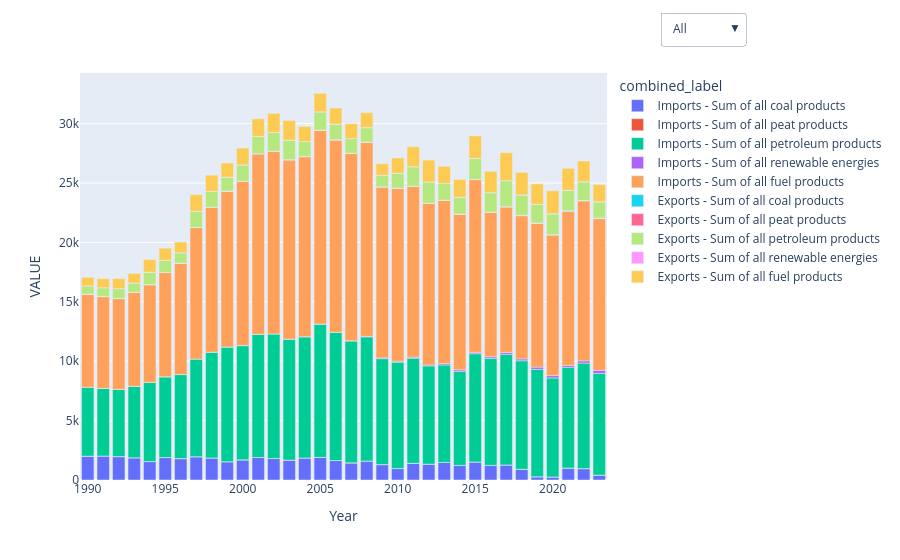

The notebook cell saved with this chart:
### Code cell
import_exports_df['combined_label'] = (
    import_exports_df['Energy Supply and Consumption'] + ' - ' + import_exports_df['Fuel Type']
)

fig = px.bar(
    import_exports_df,
    x='Year',
    y='VALUE',
    color='combined_label'  # Now using the combined column
)

# Get unique import/export categories
import_labels = import_exports_df[import_exports_df['Energy Supply and Consumption'] == 'Imports']['combined_label'].unique()
export_labels = import_exports_df[import_exports_df['Energy Supply and Consumption'] == 'Exports']['combined_label'].unique()

# Update layout with dropdown
fig.update_layout(
    updatemenus=[
        dict(
            active=0,
            buttons=list([
                dict(label="All",
                     method="update",
                     args=[{"visible": [True] * len(fig.data)},
                           {"title": "All"}]),

                dict(label="Imports",
                     method="update",
                     args=[{
                         "visible": [trace.name in import_labels for trace in fig.data]
                     },
                     {"title": "Imports Only"}]),

                dict(label="Exports",
                     method="update",
                     args=[{
                         "visible": [trace.name in export_labels for trace in fig.data]
                     },
                     {"title": "Exports Only"}]),
            ]),
            direction="down",
            showactive=True,
            x=1.1,
            xanchor="left",
            y=1.15,
            yanchor="top"
        ),
    ]
)


fig.show()

### Figure 1 — Plotly figure (JSON) as saved in the notebook; plotly's stock layout.template omitted (floating-point values rounded to 4 significant figures)
{"data": [{"alignmentgroup": "True", "hovertemplate": "combined_label=Imports - Sum of all coal products<br>Year=%{x}<br>VALUE=%{y}<extra></extra>", "legendgroup": "Imports - Sum of all coal products", "marker": {"color": "#636efa", "pattern": {"shape": ""}}, "name": "Imports - Sum of all coal products", "offsetgroup": "Imports - Sum of all coal products", "orientation": "v", "showlegend": true, "textposition": "auto", "type": "bar", "x": [1990, 1991, 1992, 1993, 1994, 1995, 1996, 1997, 1998, 1999, 2000, 2001, 2002, 2003, 2004, 2005, 2006, 2007, 2008, 2009, 2010, 2011, 2012, 2013, 2014, 2015, 2016, 2017, 2018, 2019, 2020, 2021, 2022, 2023], "xaxis": "x", "y": [2010, 2021, 1970, 1871, 1553, 1891, 1802, 1960, 1859, 1539, 1697, 1892, 1808, 1678, 1857, 1906, 1640, 1443, 1600, 1297, 965, 1408, 1339, 1479, 1231, 1521, 1231, 1268, 903, 271, 257, 1005, 959, 410], "yaxis": "y"}, {"alignmentgroup": "True", "hovertemplate": "combined_label=Imports - Sum of all peat products<br>Year=%{x}<br>VALUE=%{y}<extra></extra>", "legendgroup": "Imports - Sum of all peat products", "marker": {"color": "#EF553B", "pattern": {"shape": ""}}, "name": "Imports - Sum of all peat products", "offsetgroup": "Imports - Sum of all peat products", "orientation": "v", "showlegend": true, "textposition": "auto", "type": "bar", "x": [1990, 1991, 1992, 1993, 1994, 1995, 1996, 1997, 1998, 1999, 2000, 2001, 2002, 2003, 2004, 2005, 2006, 2007, 2008, 2009, 2010, 2011, 2012, 2013, 2014, 2015, 2016, 2017, 2018, 2019, 2020, 2021, 2022, 2023], "xaxis": "x", "y": [0, 0, 0, 0, 0, 0, 0, 0, 0, 0, 0, 0, 0, 0, 0, 0, 0, 0, 0, 0, 0, 0, 0, 0, 0, 0, 0, 0, 0, 0, 0, 0, 0, 0], "yaxis": "y"}, {"alignmentgroup": "True", "hovertemplate": "combined_label=Imports - Sum of all petroleum products<br>Year=%{x}<br>VALUE=%{y}<extra></extra>", "legendgroup": "Imports - Sum of all petroleum products", "marker": {"color": "#00cc96", "pattern": {"shape": ""}}, "name": "Imports - Sum of all petroleum products", "offsetgroup": "Imports - Sum of all petroleum products", "orientation": "v", "showlegend": true, "textposition": "auto", "type": "bar", "x": [1990, 1991, 1992, 1993, 1994, 1995, 1996, 1997, 1998, 1999, 2000, 2001, 2002, 2003, 2004, 2005, 2006, 2007, 2008, 2009, 2010, 2011, 2012, 2013, 2014, 2015, 2016, 2017, 2018, 2019, 2020, 2021, 2022, 2023], "xaxis": "x", "y": [5803, 5695, 5667, 6017, 6665, 6797, 7075, 8228, 8906, 9655, 9618, 10373, 10493, 10178, 10202, 11220, 10792, 10260, 10453, 8920, 8957, 8850, 8266, 8206, 7910, 9109, 9007, 9318, 9137, 9049, 8335, 8488, 8881, 8566], "yaxis": "y"}, {"alignmentgroup": "True", "hovertemplate": "combined_label=Imports - Sum of all renewable energies<br>Year=%{x}<br>VALUE=%{y}<extra></extra>", "legendgroup": "Imports - Sum of all renewable energies", "marker": {"color": "#ab63fa", "pattern": {"shape": ""}}, "name": "Imports - Sum of all renewable energies", "offsetgroup": "Imports - Sum of all renewable energies", "orientation": "v", "showlegend": true, "textposition": "auto", "type": "bar", "x": [1990, 1991, 1992, 1993, 1994, 1995, 1996, 1997, 1998, 1999, 2000, 2001, 2002, 2003, 2004, 2005, 2006, 2007, 2008, 2009, 2010, 2011, 2012, 2013, 2014, 2015, 2016, 2017, 2018, 2019, 2020, 2021, 2022, 2023], "xaxis": "x", "y": [0, 0, 0, 0, 0, 0, 0, 0, 0, 0, 0, 0, 0, 0, 0, 0, 2, 25, 44, 59, 82, 84, 80, 114, 133, 124, 140, 159, 153, 185, 195, 155, 187, 261], "yaxis": "y"}, {"alignmentgroup": "True", "hovertemplate": "combined_label=Imports - Sum of all fuel products<br>Year=%{x}<br>VALUE=%{y}<extra></extra>", "legendgroup": "Imports - Sum of all fuel products", "marker": {"color": "#FFA15A", "pattern": {"shape": ""}}, "name": "Imports - Sum of all fuel products", "offsetgroup": "Imports - Sum of all fuel products", "orientation": "v", "showlegend": true, "textposition": "auto", "type": "bar", "x": [1990, 1991, 1992, 1993, 1994, 1995, 1996, 1997, 1998, 1999, 2000, 2001, 2002, 2003, 2004, 2005, 2006, 2007, 2008, 2009, 2010, 2011, 2012, 2013, 2014, 2015, 2016, 2017, 2018, 2019, 2020, 2021, 2022, 2023], "xaxis": "x", "y": [7813, 7716, 7636, 7892, 8221, 8775, 9366, 11061, 12177, 13117, 13812, 15199, 15357, 15097, 15159, 16318, 16196, 15773, 16336, 14395, 14556, 14367, 13599, 13743, 13109, 14533, 12157, 12250, 12062, 12116, 11849, 12984, 13469, 12773], "yaxis": "y"}, {"alignmentgroup": "True", "hovertemplate": "combined_label=Exports - Sum of all coal products<br>Year=%{x}<br>VALUE=%{y}<extra></extra>", "legendgroup": "Exports - Sum of all coal products", "marker": {"color": "#19d3f3", "pattern": {"shape": ""}}, "name": "Exports - Sum of all coal products", "offsetgroup": "Exports - Sum of all coal products", "orientation": "v", "showlegend": true, "textposition": "auto", "type": "bar", "x": [1990, 1991, 1992, 1993, 1994, 1995, 1996, 1997, 1998, 1999, 2000, 2001, 2002, 2003, 2004, 2005, 2006, 2007, 2008, 2009, 2010, 2011, 2012, 2013, 2014, 2015, 2016, 2017, 2018, 2019, 2020, 2021, 2022, 2023], "xaxis": "x", "y": [18, 17, 21, 12, 10, 6, 13, 9, 7, 9, 6, 6, 10, 7, 9, 9, 6, 3, 4, 7, 7, 8, 9, 10, 10, 11, 9, 10, 15, 8, 8, 35, 38, 34], "yaxis": "y"}, {"alignmentgroup": "True", "hovertemplate": "combined_label=Exports - Sum of all peat products<br>Year=%{x}<br>VALUE=%{y}<extra></extra>", "legendgroup": "Exports - Sum of all peat products", "marker": {"color": "#FF6692", "pattern": {"shape": ""}}, "name": "Exports - Sum of all peat products", "offsetgroup": "Exports - Sum of all peat products", "orientation": "v", "showlegend": true, "textposition": "auto", "type": "bar", "x": [1990, 1991, 1992, 1993, 1994, 1995, 1996, 1997, 1998, 1999, 2000, 2001, 2002, 2003, 2004, 2005, 2006, 2007, 2008, 2009, 2010, 2011, 2012, 2013, 2014, 2015, 2016, 2017, 2018, 2019, 2020, 2021, 2022, 2023], "xaxis": "x", "y": [4, 4, 4, 6, 5, 6, 6, 6, 8, 8, 8, 8, 8, 12, 10, 10, 10, 8, 10, 5, 10, 9, 9, 9, 2, 7, 5, 6, 7, 6, 6, 3, 1, 0], "yaxis": "y"}, {"alignmentgroup": "True", "hovertemplate": "combined_label=Exports - Sum of all petroleum products<br>Year=%{x}<br>VALUE=%{y}<extra></extra>", "legendgroup": "Exports - Sum of all petroleum products", "marker": {"color": "#B6E880", "pattern": {"shape": ""}}, "name": "Exports - Sum of all petroleum products", "offsetgroup": "Exports - Sum of all petroleum products", "orientation": "v", "showlegend": true, "textposition": "auto", "type": "bar", "x": [1990, 1991, 1992, 1993, 1994, 1995, 1996, 1997, 1998, 1999, 2000, 2001, 2002, 2003, 2004, 2005, 2006, 2007, 2008, 2009, 2010, 2011, 2012, 2013, 2014, 2015, 2016, 2017, 2018, 2019, 2020, 2021, 2022, 2023], "xaxis": "x", "y": [693, 736, 815, 788, 1044, 1013, 869, 1367, 1343, 1169, 1388, 1445, 1581, 1638, 1256, 1534, 1325, 1233, 1216, 959, 1245, 1645, 1790, 1398, 1416, 1777, 1643, 2188, 1717, 1568, 1746, 1711, 1569, 1363], "yaxis": "y"}, {"alignmentgroup": "True", "hovertemplate": "combined_label=Exports - Sum of all renewable energies<br>Year=%{x}<br>VALUE=%{y}<extra></extra>", "legendgroup": "Exports - Sum of all renewable energies", "marker": {"color": "#FF97FF", "pattern": {"shape": ""}}, "name": "Exports - Sum of all renewable energies", "offsetgroup": "Exports - Sum of all renewable energies", "orientation": "v", "showlegend": true, "textposition": "auto", "type": "bar", "x": [1990, 1991, 1992, 1993, 1994, 1995, 1996, 1997, 1998, 1999, 2000, 2001, 2002, 2003, 2004, 2005, 2006, 2007, 2008, 2009, 2010, 2011, 2012, 2013, 2014, 2015, 2016, 2017, 2018, 2019, 2020, 2021, 2022, 2023], "xaxis": "x", "y": [0, 0, 0, 0, 0, 0, 0, 0, 0, 0, 0, 0, 0, 0, 0, 0, 0, 0, 2, 0, 0, 1, 0, 0, 0, 0, 0, 0, 9, 7, 17, 18, 15, 16], "yaxis": "y"}, {"alignmentgroup": "True", "hovertemplate": "combined_label=Exports - Sum of all fuel products<br>Year=%{x}<br>VALUE=%{y}<extra></extra>", "legendgroup": "Exports - Sum of all fuel products", "marker": {"color": "#FECB52", "pattern": {"shape": ""}}, "name": "Exports - Sum of all fuel products", "offsetgroup": "Exports - Sum of all fuel products", "orientation": "v", "showlegend": true, "textposition": "auto", "type": "bar", "x": [1990, 1991, 1992, 1993, 1994, 1995, 1996, 1997, 1998, 1999, 2000, 2001, 2002, 2003, 2004, 2005, 2006, 2007, 2008, 2009, 2010, 2011, 2012, 2013, 2014, 2015, 2016, 2017, 2018, 2019, 2020, 2021, 2022, 2023], "xaxis": "x", "y": [716, 758, 841, 806, 1059, 1027, 903, 1388, 1364, 1190, 1409, 1485, 1605, 1657, 1274, 1554, 1342, 1251, 1259, 986, 1287, 1683, 1840, 1450, 1489, 1889, 1793, 2358, 1891, 1720, 1941, 1840, 1737, 1452], "yaxis": "y"}], "layout": {"barmode": "relative", "legend": {"title": {"text": "combined_label"}, "tracegroupgap": 0}, "margin": {"t": 60}, "updatemenus": [{"active": 0, "buttons": [{"args": [{"visible": [true, true, true, true, true, true, true, true, true, true]}, {"title": "All"}], "label": "All", "method": "update"}, {"args": [{"visible": [true, true, true, true, true, false, false, false, false, false]}, {"title": "Imports Only"}], "label": "Imports", "method": "update"}, {"args": [{"visible": [false, false, false, false, false, true, true, true, true, true]}, {"title": "Exports Only"}], "label": "Exports", "method": "update"}], "direction": "down", "showactive": true, "x": 1.1, "xanchor": "left", "y": 1.15, "yanchor": "top"}], "xaxis": {"anchor": "y", "domain": [0, 1], "title": {"text": "Year"}}, "yaxis": {"anchor": "x", "domain": [0, 1], "title": {"text": "VALUE"}}}}
